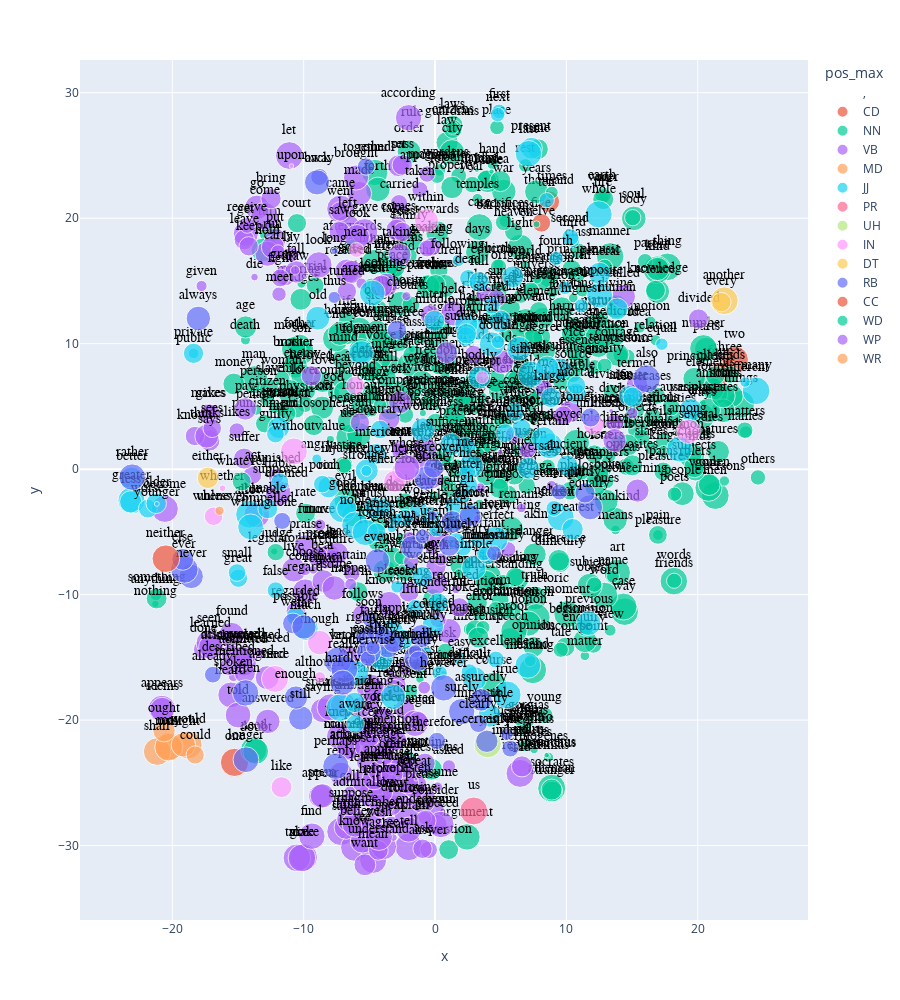

Notebook cell for this chart:
### Code cell
#T-SNE
model = word2vec.Word2Vec(DOCS, **w2v_params)
coords = pd.DataFrame(
    dict(
        vector = [model.wv.get_vector(w) for w in model.wv.key_to_index.values()], 
        term_str = model.wv.index_to_key
    )).set_index('term_str')

tsne_engine = TSNE(perplexity=40, n_components=2, init='pca', n_iter=2500, random_state=23)
tsne_model = tsne_engine.fit_transform(coords.vector.to_list())
coords['x'] = tsne_model[:,0]
coords['y'] = tsne_model[:,1]
if coords.shape[1] == 3:
    coords = coords.merge(VOCAB.reset_index(), on='term_str')
    coords = coords.set_index('term_str')
coords = coords[coords.stop == 0]
px.scatter(coords.reset_index(), 'x', 'y', 
           text='term_str', 
           color='pos_max', 
           hover_name='term_str',          
           size='tfidf_max_sum',
           height=1000).update_traces(
                mode='markers+text', 
                textfont=dict(color='black', size=14, family='Arial'),
                textposition='top center')

### Figure 1 — Plotly figure (JSON) as saved in the notebook; plotly's stock layout.template omitted (floating-point values rounded to 4 significant figures; data arrays with more than 128 entries replaced by an {"elided": "..."} marker saying what was removed)
{"data": [{"hovertemplate": "<b>%{hovertext}</b><br><br>pos_max=,<br>x=%{x}<br>y=%{y}<br>tfidf_max_sum=%{marker.size}<br>term_str=%{text}<extra></extra>", "hovertext": [null], "legendgroup": ",", "marker": {"color": "#636efa", "size": [0], "sizemode": "area", "sizeref": 0.0006518, "symbol": "circle"}, "mode": "markers+text", "name": ",", "orientation": "v", "showlegend": true, "text": [null], "textfont": {"color": "black", "family": "Arial", "size": 14}, "textposition": "top center", "type": "scatter", "x": [0.05676], "xaxis": "x", "y": [-19.33], "yaxis": "y"}, {"hovertemplate": "<b>%{hovertext}</b><br><br>pos_max=CD<br>x=%{x}<br>y=%{y}<br>tfidf_max_sum=%{marker.size}<br>term_str=%{text}<extra></extra>", "hovertext": ["one", "two", "three", "four", "thousand", "five"], "legendgroup": "CD", "marker": {"color": "#EF553B", "size": [0.2607, 0.2393, 0.04281, 0.1649, 0.1546, 0.1133], "sizemode": "area", "sizeref": 0.0006518, "symbol": "circle"}, "mode": "markers+text", "name": "CD", "orientation": "v", "showlegend": true, "text": ["one", "two", "three", "four", "thousand", "five"], "textfont": {"color": "black", "family": "Arial", "size": 14}, "textposition": "top center", "type": "scatter", "x": [-15.26, 22.83, 22.32, 21.65, 8.656, 8.096], "xaxis": "x", "y": [-23.37, 8.71, 8.492, 7.632, 21.32, 19.63], "yaxis": "y"}, {"hovertemplate": "<b>%{hovertext}</b><br><br>pos_max=NN<br>x=%{x}<br>y=%{y}<br>tfidf_max_sum=%{marker.size}<br>term_str=%{text}<extra></extra>", "hovertext": {"elided": "435 str values"}, "legendgroup": "NN", "marker": {"color": "#00cc96", "size": {"elided": "435 float values"}, "sizemode": "area", "sizeref": 0.0006518, "symbol": "circle"}, "mode": "markers+text", "name": "NN", "orientation": "v", "showlegend": true, "text": {"elided": "435 str values"}, "textfont": {"color": "black", "family": "Arial", "size": 14}, "textposition": "top center", "type": "scatter", "x": {"elided": "435 float values"}, "xaxis": "x", "y": {"elided": "435 float values"}, "yaxis": "y"}, {"hovertemplate": "<b>%{hovertext}</b><br><br>pos_max=VB<br>x=%{x}<br>y=%{y}<br>tfidf_max_sum=%{marker.size}<br>term_str=%{text}<extra></extra>", "hovertext": {"elided": "244 str values"}, "legendgroup": "VB", "marker": {"color": "#ab63fa", "size": {"elided": "244 float values"}, "sizemode": "area", "sizeref": 0.0006518, "symbol": "circle"}, "mode": "markers+text", "name": "VB", "orientation": "v", "showlegend": true, "text": {"elided": "244 str values"}, "textfont": {"color": "black", "family": "Arial", "size": 14}, "textposition": "top center", "type": "scatter", "x": {"elided": "244 float values"}, "xaxis": "x", "y": {"elided": "244 float values"}, "yaxis": "y"}, {"hovertemplate": "<b>%{hovertext}</b><br><br>pos_max=MD<br>x=%{x}<br>y=%{y}<br>tfidf_max_sum=%{marker.size}<br>term_str=%{text}<extra></extra>", "hovertext": ["would", "may", "shall", "must", "ought", "might", "could"], "legendgroup": "MD", "marker": {"color": "#FFA15A", "size": [0.2556, 0.254, 0.251, 0.2517, 0.1632, 0.1943, 0.1084], "sizemode": "area", "sizeref": 0.0006518, "symbol": "circle"}, "mode": "markers+text", "name": "MD", "orientation": "v", "showlegend": true, "text": ["would", "may", "shall", "must", "ought", "might", "could"], "textfont": {"color": "black", "family": "Arial", "size": 14}, "textposition": "top center", "type": "scatter", "x": [-18.79, -20.24, -21.15, -20.28, -20.63, -19.16, -18.26], "xaxis": "x", "y": [-21.98, -22.08, -22.51, -22.16, -20.85, -21.97, -22.78], "yaxis": "y"}, {"hovertemplate": "<b>%{hovertext}</b><br><br>pos_max=JJ<br>x=%{x}<br>y=%{y}<br>tfidf_max_sum=%{marker.size}<br>term_str=%{text}<extra></extra>", "hovertext": {"elided": "142 str values"}, "legendgroup": "JJ", "marker": {"color": "#19d3f3", "size": {"elided": "142 float values"}, "sizemode": "area", "sizeref": 0.0006518, "symbol": "circle"}, "mode": "markers+text", "name": "JJ", "orientation": "v", "showlegend": true, "text": {"elided": "142 str values"}, "textfont": {"color": "black", "family": "Arial", "size": 14}, "textposition": "top center", "type": "scatter", "x": {"elided": "142 float values"}, "xaxis": "x", "y": {"elided": "142 float values"}, "yaxis": "y"}, {"hovertemplate": "<b>%{hovertext}</b><br><br>pos_max=PR<br>x=%{x}<br>y=%{y}<br>tfidf_max_sum=%{marker.size}<br>term_str=%{text}<extra></extra>", "hovertext": ["us"], "legendgroup": "PR", "marker": {"color": "#FF6692", "size": [0.2539], "sizemode": "area", "sizeref": 0.0006518, "symbol": "circle"}, "mode": "markers+text", "name": "PR", "orientation": "v", "showlegend": true, "text": ["us"], "textfont": {"color": "black", "family": "Arial", "size": 14}, "textposition": "top center", "type": "scatter", "x": [2.948], "xaxis": "x", "y": [-27.24], "yaxis": "y"}, {"hovertemplate": "<b>%{hovertext}</b><br><br>pos_max=UH<br>x=%{x}<br>y=%{y}<br>tfidf_max_sum=%{marker.size}<br>term_str=%{text}<extra></extra>", "hovertext": ["yes"], "legendgroup": "UH", "marker": {"color": "#B6E880", "size": [0.2421], "sizemode": "area", "sizeref": 0.0006518, "symbol": "circle"}, "mode": "markers+text", "name": "UH", "orientation": "v", "showlegend": true, "text": ["yes"], "textfont": {"color": "black", "family": "Arial", "size": 14}, "textposition": "top center", "type": "scatter", "x": [4.008], "xaxis": "x", "y": [-21.92], "yaxis": "y"}, {"hovertemplate": "<b>%{hovertext}</b><br><br>pos_max=IN<br>x=%{x}<br>y=%{y}<br>tfidf_max_sum=%{marker.size}<br>term_str=%{text}<extra></extra>", "hovertext": ["like", "whether", "upon", "without", "among", "although", "since", "unlike", "within", "though", "unless", "whereas", "wherefore", "except", "near", "beyond"], "legendgroup": "IN", "marker": {"color": "#FF97FF", "size": [0.1421, 0.01436, 0.006807, 0.2378, 0.1939, 0.04201, 0.2372, 0.1372, 0.1856, 0.1958, 0.1119, 0.1934, 0.1547, 0.05391, 0.07191, 0.1127], "sizemode": "area", "sizeref": 0.0006518, "symbol": "circle"}, "mode": "markers+text", "name": "IN", "orientation": "v", "showlegend": true, "text": ["like", "whether", "upon", "without", "among", "although", "since", "unlike", "within", "though", "unless", "whereas", "wherefore", "except", "near", "beyond"], "textfont": {"color": "black", "family": "Arial", "size": 14}, "textposition": "top center", "type": "scatter", "x": [-11.69, -16.18, -10.93, -10.74, 19.29, -8.768, -12.18, 12.09, -0.6516, -8.785, -16.86, -2.381, -3.078, 3.589, -5.982, -6.067], "xaxis": "x", "y": [-25.34, -1.519, 24.16, 1.411, 3.008, -16.59, -16.72, 3.555, 19.8, -13.83, -3.755, -0.191, -0.9709, 7.32, 17.47, 6.663], "yaxis": "y"}, {"hovertemplate": "<b>%{hovertext}</b><br><br>pos_max=DT<br>x=%{x}<br>y=%{y}<br>tfidf_max_sum=%{marker.size}<br>term_str=%{text}<extra></extra>", "hovertext": ["another", "every", "either"], "legendgroup": "DT", "marker": {"color": "#FECB52", "size": [0.2512, 0.1229, 0.1494], "sizemode": "area", "sizeref": 0.0006518, "symbol": "circle"}, "mode": "markers+text", "name": "DT", "orientation": "v", "showlegend": true, "text": ["another", "every", "either"], "textfont": {"color": "black", "family": "Arial", "size": 14}, "textposition": "top center", "type": "scatter", "x": [22.02, 21.79, -17.29], "xaxis": "x", "y": [13.42, 13.31, -0.6954], "yaxis": "y"}, {"hovertemplate": "<b>%{hovertext}</b><br><br>pos_max=RB<br>x=%{x}<br>y=%{y}<br>tfidf_max_sum=%{marker.size}<br>term_str=%{text}<extra></extra>", "hovertext": ["certainly", "also", "well", "yet", "always", "never", "therefore", "quite", "far", "still", "even", "ever", "rather", "away", "thus", "clearly", "indeed", "together", "truly", "already", "surely", "really", "else", "long", "enough", "rightly", "often", "perhaps", "however", "longer", "equally", "instead", "alone", "easily", "hardly", "exactly", "back", "sometimes", "generally", "utterly", "perfectly", "especially", "naturally", "entirely", "alike", "nearly", "simply", "fairly", "probably", "justly", "otherwise", "altogether", "assuredly", "soon", "necessarily", "absolutely", "moreover", "wholly", "almost", "possibly", "partly", "greatly"], "legendgroup": "RB", "marker": {"color": "#636efa", "size": [0.1641, 0.2508, 0.1411, 0.2492, 0.1945, 0.1946, 0.09653, 0.04795, 0.1945, 0.1943, 0.1943, 0.2483, 0.2277, 0.09625, 0.04783, 0.1037, 0.09221, 0.0991, 0.1621, 0.09207, 0.2272, 0.2375, 0.1554, 0.01421, 0.1776, 0.112, 0.2269, 0.227, 0.2268, 0.2165, 0.2062, 0.122, 0.09444, 0.1958, 0.2061, 0, 0.2061, 0.1214, 0.08387, 0.0337, 0.1442, 0.1854, 0.001793, 0.1854, 0.1648, 0.02894, 0.1752, 0.1213, 0.05991, 0.1011, 0.07627, 0.1751, 0.1648, 0.06408, 0.07188, 0.1442, 0.1289, 0.06738, 0.1545, 0.06738, 0.1339, 0.1339], "sizemode": "area", "sizeref": 0.0006518, "symbol": "circle"}, "mode": "markers+text", "name": "RB", "orientation": "v", "showlegend": true, "text": ["certainly", "also", "well", "yet", "always", "never", "therefore", "quite", "far", "still", "even", "ever", "rather", "away", "thus", "clearly", "indeed", "together", "truly", "already", "surely", "really", "else", "long", "enough", "rightly", "often", "perhaps", "however", "longer", "equally", "instead", "alone", "easily", "hardly", "exactly", "back", "sometimes", "generally", "utterly", "perfectly", "especially", "naturally", "entirely", "alike", "nearly", "simply", "fairly", "probably", "justly", "otherwise", "altogether", "assuredly", "soon", "necessarily", "absolutely", "moreover", "wholly", "almost", "possibly", "partly", "greatly"], "textfont": {"color": "black", "family": "Arial", "size": 14}, "textposition": "top center", "type": "scatter", "x": [3.946, 16.1, -10.82, -7.4, -18.02, -18.56, 0.1471, 5.486, -9.974, -10.22, -4.384, -19.08, -23.06, -8.809, -7.681, 3.304, 5.729, -5.252, -3.593, -16.91, 2.03, -6.901, -19.21, -7.646, -10.58, -5.342, -14.42, -7.547, 0.6625, -14.39, 11.8, -2.896, -11.64, -5.038, -7.031, 4.064, -8.983, 11.84, 9.467, -0.208, -3.153, -0.6934, -1.027, -1.473, 1.325, 3.267, -1.029, -4.557, -1.508, -3.947, -5.117, -1.743, 3.503, -5.016, 4.492, 1.087, -0.117, -0.9642, 2.669, -4.724, 11.42, -1.241], "xaxis": "x", "y": [-21.69, 7.199, -12.29, -15.28, 12.02, -8.55, -21.66, -21.12, -12.58, -19.83, -7.31, -7.995, -0.633, 23.28, 13.69, -20.28, -22.28, 24.12, -14.16, -16.38, -19.33, -15.94, -7.19, 17.4, -18.2, -13.36, -17.84, -23.68, -17.43, -23.16, -3.041, 11.09, -4.127, -14.57, -17.01, -18.87, 22.85, 4.12, -1.816, -3.714, -13.78, -0.7241, -12.42, -15.03, -4.206, -3.988, -13.31, -12.86, -14.53, -13.29, -15.09, -6.215, -18.39, -11.99, -6.702, -6.111, 0.07911, -5.356, -3.696, -14.22, -1.898, -15.3], "yaxis": "y"}, {"hovertemplate": "<b>%{hovertext}</b><br><br>pos_max=CC<br>x=%{x}<br>y=%{y}<br>tfidf_max_sum=%{marker.size}<br>term_str=%{text}<extra></extra>", "hovertext": ["neither"], "legendgroup": "CC", "marker": {"color": "#EF553B", "size": [0.2489], "sizemode": "area", "sizeref": 0.0006518, "symbol": "circle"}, "mode": "markers+text", "name": "CC", "orientation": "v", "showlegend": true, "text": ["neither"], "textfont": {"color": "black", "family": "Arial", "size": 14}, "textposition": "top center", "type": "scatter", "x": [-20.49], "xaxis": "x", "y": [-7.138], "yaxis": "y"}, {"hovertemplate": "<b>%{hovertext}</b><br><br>pos_max=WD<br>x=%{x}<br>y=%{y}<br>tfidf_max_sum=%{marker.size}<br>term_str=%{text}<extra></extra>", "hovertext": ["whatever"], "legendgroup": "WD", "marker": {"color": "#00cc96", "size": [0.1171], "sizemode": "area", "sizeref": 0.0006518, "symbol": "circle"}, "mode": "markers+text", "name": "WD", "orientation": "v", "showlegend": true, "text": ["whatever"], "textfont": {"color": "black", "family": "Arial", "size": 14}, "textposition": "top center", "type": "scatter", "x": [-14.72], "xaxis": "x", "y": [-0.9834], "yaxis": "y"}, {"hovertemplate": "<b>%{hovertext}</b><br><br>pos_max=WP<br>x=%{x}<br>y=%{y}<br>tfidf_max_sum=%{marker.size}<br>term_str=%{text}<extra></extra>", "hovertext": ["whose"], "legendgroup": "WP", "marker": {"color": "#ab63fa", "size": [0.2165], "sizemode": "area", "sizeref": 0.0006518, "symbol": "circle"}, "mode": "markers+text", "name": "WP", "orientation": "v", "showlegend": true, "text": ["whose"], "textfont": {"color": "black", "family": "Arial", "size": 14}, "textposition": "top center", "type": "scatter", "x": [-2.141], "xaxis": "x", "y": [0.1088], "yaxis": "y"}, {"hovertemplate": "<b>%{hovertext}</b><br><br>pos_max=WR<br>x=%{x}<br>y=%{y}<br>tfidf_max_sum=%{marker.size}<br>term_str=%{text}<extra></extra>", "hovertext": ["whenever"], "legendgroup": "WR", "marker": {"color": "#FFA15A", "size": [0.02794], "sizemode": "area", "sizeref": 0.0006518, "symbol": "circle"}, "mode": "markers+text", "name": "WR", "orientation": "v", "showlegend": true, "text": ["whenever"], "textfont": {"color": "black", "family": "Arial", "size": 14}, "textposition": "top center", "type": "scatter", "x": [-16.4], "xaxis": "x", "y": [-3.316], "yaxis": "y"}], "layout": {"height": 1000, "legend": {"itemsizing": "constant", "title": {"text": "pos_max"}, "tracegroupgap": 0}, "margin": {"t": 60}, "xaxis": {"anchor": "y", "domain": [0, 1], "title": {"text": "x"}}, "yaxis": {"anchor": "x", "domain": [0, 1], "title": {"text": "y"}}}}
